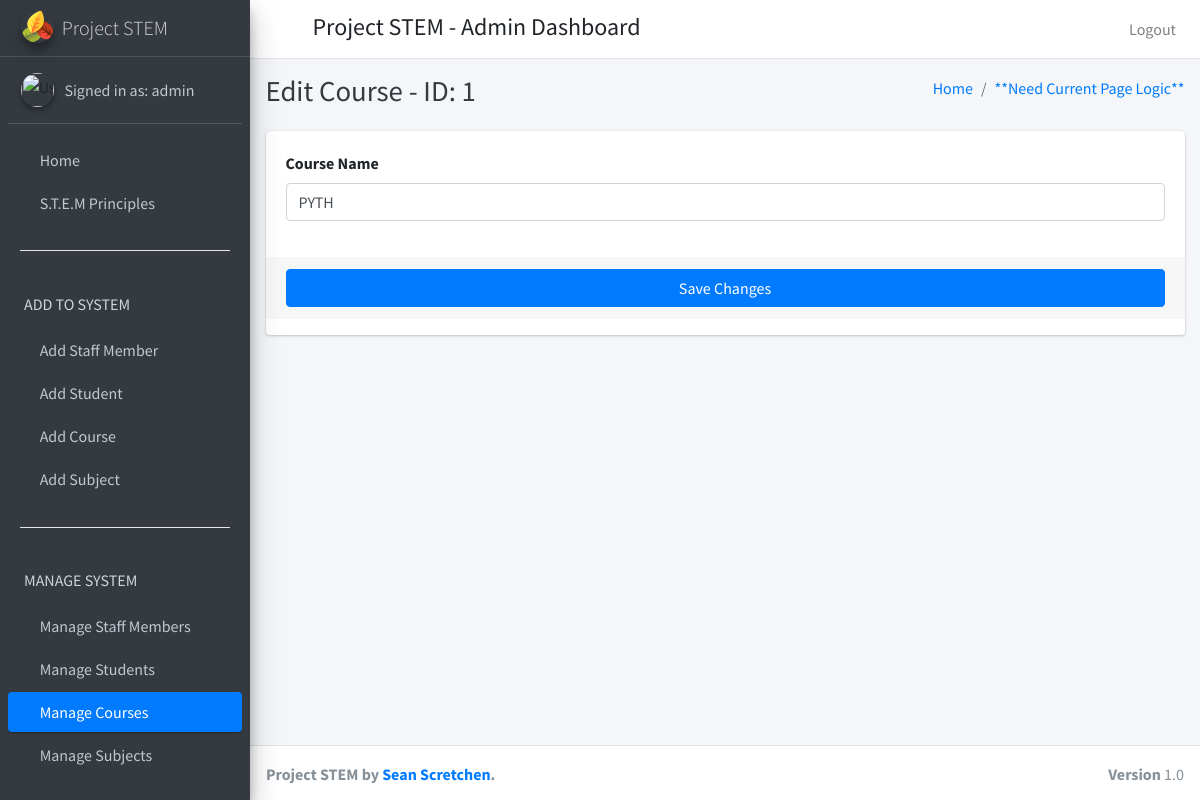
Screenshot of /edit_course/1 (signed in) with the database file from the repository.
### project_stem_app/models.py (models this page shows)
class CustomUser(AbstractUser):
    user_type_data = ((1, "HOD"), (2, "Staff"), (3, "Student"))
    user_type = models.CharField(default=1, choices=user_type_data, max_length=10)

class Courses(models.Model):
    id = models.AutoField(primary_key=True)
    course_name = models.CharField(max_length=255)
    created_at = models.DateTimeField(auto_now_add=True)
    updated_at = models.DateTimeField(auto_now_add=True)
    objects = models.Manager()
    class Meta:
        verbose_name_plural = 'Courses'

### project_stem_app/admin_views.py (the view)
# urls.py: path('edit_course/<str:course_id>', admin_views.edit_course, name="edit_course"),
def edit_course(request, course_id):
    course = Courses.objects.get(id=course_id)
    context = {
        'course': course,
        'id': course_id
    }
    return render(request, 'admin_template/edit_course.html', context)

### project_stem_app/templates/admin_template/edit_course.html (shortened to what this page needs)
{% extends 'admin_template/admin_base.html' %}
{% load static %}
{% block page_title %}
Edit Course - ID: {{ course.id }}
{% endblock %}
{% block content %}
<section class="content">
  <div class="container-fluid">
    <div class="row">
      <div class="col-md-12">
        <div class="card card-primary">
          <form role="form" action="{% url 'save_course_edits' %}" method="post">
            <div class="card-body">
              <div class="form-group">
                <label>Course Name</label>
                <input type="text" class="form-control" name="course_name" placeholder="Remember the principles of STEM!" value="{{course.course_name}}">
              </div>
            </div>
            <div class="card-footer">
              <button type="submit" class="btn btn-primary btn-block">Save Changes</button>
            </div>
          </form>
        </div>
      </div>
    </div>
  </div>
  {% endblock %}

### project_stem_app/templates/admin_template/sidebar.html (shortened to what this page needs)
{% load static %}
<aside class="main-sidebar sidebar-dark-primary elevation-4">
  <a href="#" class="brand-link">
    <img src="{% static 'dist/img/leaves.svg' %}" alt="Logo" class="brand-image img-circle elevation-3">
    <span class="brand-text font-weight-light">Project STEM</span>
  </a>
  <div class="sidebar">
    <div class="user-panel mt-3 pb-3 mb-3 d-flex">
      <div class="image">
        <img src="#" class="img-circle elevation-2" alt="User Image">
      </div>
      <div class="info">
        <a href="{% url 'admin_profile' %}" class="d-block">Signed in as: {{ user.username }}</a>
      </div>
    </div>
    <nav class="mt-2">
      <ul class="nav nav-pills nav-sidebar flex-column" data-widget="treeview" role="menu" data-accordion="false">
        <li class="nav-item">
          {% url 'admin_home' as admin_home %}
          <a href="{% url 'admin_home' %}"
          class="nav-link {% if request.path == admin_home %} active {% endif  %}">
          <i class="fas fa-home"></i>
          <p>
            Home
          </p>
        </a>
      </li>
      <li class="nav-item">
        <a href="#" class="nav-link">
          <i class="fas fa-atom"></i>
          <p>
            S.T.E.M Principles
          </p>
        </a>
      </li>
      <br>
      <hr style="width:90%;text-align:left;margin-top:0" color="white">
      <li class="nav-header"><h6>ADD TO SYSTEM</h6></li>
      <li class="nav-item">
        {% url 'add_staff' as add_staff %}
        <a href="{% url 'add_staff' %}"
        class="nav-link {% if request.path == add_staff %} active {% endif  %}">
        <i class="fas fa-chalkboard-teacher"></i>
        <p>
          Add Staff Member
        </p>
      </a>
    </li>
    <li class="nav-item">
      {% url 'add_student' as add_student %}
      <a href="{% url 'add_student' %}"
      class="nav-link {% if request.path == add_student %} active {% endif  %}">
      <i class="fas fa-book-reader"></i>
      <p>
        Add Student
      </p>
    </a>
  </li>
  <li class="nav-item">
    {% url 'add_course' as add_course %}
    <a href="{% url 'add_course' %}"
    class="nav-link {% if request.path == add_course %} active {% endif  %}">
    <i class="fas fa-school"></i>
    <p>
      Add Course
    </p>
  </a>
</li>
<li class="nav-item">
  {% url 'add_subject' as add_subject %}
  <a href="{% url 'add_subject' %}"
  class="nav-link {% if request.path == add_subject %} active {% endif  %}">
  <i class="fas fa-square-root-alt"></i>
  <p>
    Add Subject
  </p>
</a>
</li>
<br>
<hr style="width:90%;text-align:left;margin-top:0" color="white">
<li class="nav-header"><h6>MANAGE SYSTEM</h6></li>
<li class="nav-item">
  {% url 'manage_staff' as manage_staff %}
  {% url 'edit_staff' staff_id=id as edit_staff %}
  <a href="{% url 'manage_staff' %}"
  class="nav-link
  {% if request.path == edit_staff %} active {% endif  %}">
  <i class="fas fa-chalkboard-teacher"></i>
  <p>
    Manage Staff Members
  </p>
</a>
</li>
<li class="nav-item">
  {% url 'manage_students' as manage_students %}
  {% url 'edit_student' student_id=id as edit_student %}
  <a href="{% url 'manage_students' %}"
  class="nav-link
  {% if request.path == edit_student %} active {% endif  %}">
  <i class="fas fa-book-reader"></i>
  <p>
    Manage Students
  </p>
</a>
</li>
<li class="nav-item">
  {% url 'manage_courses' as manage_courses %}
  {% url 'edit_course' course_id=id as edit_course %}
  <a href="{% url 'manage_courses' %}"
  class="nav-link
  {% if request.path == edit_course %} active {% endif  %}">
  <i class="fas fa-school"></i>
  <p>
    Manage Courses
  </p>
</a>
</li>
<li class="nav-item">
  {% url 'manage_subjects' as manage_subjects %}
  {% url 'edit_subject' subject_id=id as edit_subject %}
  <a href="{% url 'manage_subjects'  %}"
  class="nav-link
  {% if request.path == edit_subject %} active {% endif  %}">
  <i class="fas fa-square-root-alt"></i>
  <p>
    Manage Subjects
  </p>
</a>
</li>
<li class="nav-item">
  {% url 'manage_session' as manage_session %}
  <a href="{% url 'manage_session'  %}"
  class="nav-link
  {% if request.path == manage_session %} active {% endif  %}">
  <i class="fas fa-calendar"></i>
  <p>
  </p>
</a>
</li>
<br>
<br>
<br>
<br>
</ul>
</nav>
</div>
</aside>

### rows the page displays
CustomUser: username "admin"
Courses: id "1", course_name "PYTH"
